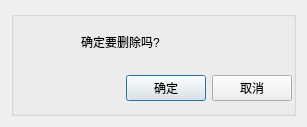
<?xml version="1.0" encoding="UTF-8"?>
<ui version="4.0">
 <class>showInfo</class>
 <widget class="QDialog" name="showInfo">
  <property name="geometry">
   <rect>
    <x>0</x>
    <y>0</y>
    <width>307</width>
    <height>127</height>
   </rect>
  </property>
  <property name="windowTitle">
   <string>Dialog</string>
  </property>
  <layout class="QGridLayout" name="gridLayout">
   <item row="0" column="0">
    <widget class="QGroupBox" name="groupBox">
     <property name="title">
      <string/>
     </property>
     <widget class="QLabel" name="labIcoMain">
      <property name="geometry">
       <rect>
        <x>10</x>
        <y>10</y>
        <width>45</width>
        <height>45</height>
       </rect>
      </property>
      <property name="styleSheet">
       <string notr="true">border-image: url(:/image/info.png);</string>
      </property>
      <property name="text">
       <string/>
      </property>
     </widget>
     <widget class="QLabel" name="labInfo">
      <property name="geometry">
       <rect>
        <x>70</x>
        <y>10</y>
        <width>211</width>
        <height>41</height>
       </rect>
      </property>
      <property name="text">
       <string>确定要删除吗?</string>
      </property>
      <property name="scaledContents">
       <bool>false</bool>
      </property>
      <property name="wordWrap">
       <bool>true</bool>
      </property>
     </widget>
     <widget class="QWidget" name="layoutWidget">
      <property name="geometry">
       <rect>
        <x>10</x>
        <y>60</y>
        <width>271</width>
        <height>34</height>
       </rect>
      </property>
      <layout class="QHBoxLayout" name="horizontalLayout_3">
       <item>
        <spacer name="horizontalSpacer">
         <property name="orientation">
          <enum>Qt::Horizontal</enum>
         </property>
         <property name="sizeHint" stdset="0">
          <size>
           <width>40</width>
           <height>20</height>
          </size>
         </property>
        </spacer>
       </item>
       <item>
        <layout class="QHBoxLayout" name="horizontalLayout">
         <item>
          <widget class="QPushButton" name="confirmBtn">
           <property name="text">
            <string>确定</string>
           </property>
          </widget>
         </item>
         <item>
          <widget class="QPushButton" name="cancleBtn">
           <property name="text">
            <string>取消</string>
           </property>
          </widget>
         </item>
        </layout>
       </item>
      </layout>
     </widget>
    </widget>
   </item>
  </layout>
 </widget>
 <resources/>
 <connections/>
</ui>
